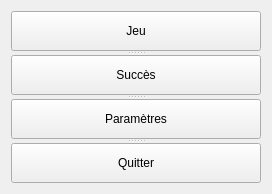
  <widget class="QWidget" name="Main_Menu_Page">
   <layout class="QGridLayout" name="gridLayout">
    <property name="verticalSpacing">
     <number>0</number>
    </property>
    <item row="0" column="0">
     <widget class="QSplitter" name="splitter">
      <property name="orientation">
       <enum>Qt::Vertical</enum>
      </property>
      <widget class="QPushButton" name="Game">
       <property name="sizePolicy">
        <sizepolicy hsizetype="Fixed" vsizetype="Fixed">
         <horstretch>0</horstretch>
         <verstretch>0</verstretch>
        </sizepolicy>
       </property>
       <property name="minimumSize">
        <size>
         <width>250</width>
         <height>40</height>
        </size>
       </property>
       <property name="maximumSize">
        <size>
         <width>250</width>
         <height>40</height>
        </size>
       </property>
       <property name="text">
        <string>Jeu</string>
       </property>
       <property name="checkable">
        <bool>false</bool>
       </property>
       <property name="checked">
        <bool>false</bool>
       </property>
       <property name="autoRepeatInterval">
        <number>100</number>
       </property>
       <property name="autoDefault">
        <bool>false</bool>
       </property>
      </widget>
      <widget class="QPushButton" name="Achievement">
       <property name="minimumSize">
        <size>
         <width>250</width>
         <height>40</height>
        </size>
       </property>
       <property name="maximumSize">
        <size>
         <width>250</width>
         <height>40</height>
        </size>
       </property>
       <property name="text">
        <string>Succès</string>
       </property>
      </widget>
      <widget class="QPushButton" name="Settings">
       <property name="minimumSize">
        <size>
         <width>250</width>
         <height>40</height>
        </size>
       </property>
       <property name="maximumSize">
        <size>
         <width>250</width>
         <height>40</height>
        </size>
       </property>
       <property name="text">
        <string>Paramètres</string>
       </property>
      </widget>
      <widget class="QPushButton" name="Quit">
       <property name="minimumSize">
        <size>
         <width>250</width>
         <height>40</height>
        </size>
       </property>
       <property name="maximumSize">
        <size>
         <width>250</width>
         <height>40</height>
        </size>
       </property>
       <property name="text">
        <string>Quitter</string>
       </property>
      </widget>
     </widget>
    </item>
   </layout>
  </widget>
